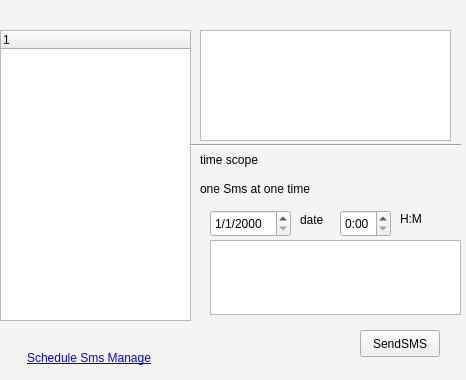
<ui version="4.0" >
 <class>ScheduleSMS</class>
 <widget class="QMainWindow" name="ScheduleSMS" >
  <property name="geometry" >
   <rect>
    <x>0</x>
    <y>0</y>
    <width>466</width>
    <height>380</height>
   </rect>
  </property>
  <property name="minimumSize" >
   <size>
    <width>448</width>
    <height>293</height>
   </size>
  </property>
  <property name="maximumSize" >
   <size>
    <width>800</width>
    <height>800</height>
   </size>
  </property>
  <property name="windowTitle" >
   <string>SendScheduleSMS</string>
  </property>
  <property name="styleSheet" >
   <string>QMainWindow {
 
background-color:rgb(246,243,243);

}</string>
  </property>
  <widget class="QWidget" name="centralwidget" >
   <widget class="QTreeWidget" name="view" >
    <property name="geometry" >
     <rect>
      <x>0</x>
      <y>30</y>
      <width>191</width>
      <height>291</height>
     </rect>
    </property>
    <property name="selectionMode" >
     <enum>QAbstractItemView::ExtendedSelection</enum>
    </property>
    <column>
     <property name="text" >
      <string>1</string>
     </property>
    </column>
   </widget>
   <widget class="QTextEdit" name="MsgEdit" >
    <property name="geometry" >
     <rect>
      <x>200</x>
      <y>30</y>
      <width>251</width>
      <height>111</height>
     </rect>
    </property>
    <property name="sizePolicy" >
     <sizepolicy vsizetype="Maximum" hsizetype="Expanding" >
      <horstretch>0</horstretch>
      <verstretch>0</verstretch>
     </sizepolicy>
    </property>
    <property name="maximumSize" >
     <size>
      <width>16777215</width>
      <height>16777215</height>
     </size>
    </property>
    <property name="tabChangesFocus" >
     <bool>false</bool>
    </property>
    <property name="acceptRichText" >
     <bool>false</bool>
    </property>
   </widget>
   <widget class="QPushButton" name="TB_Send" >
    <property name="geometry" >
     <rect>
      <x>360</x>
      <y>330</y>
      <width>80</width>
      <height>27</height>
     </rect>
    </property>
    <property name="text" >
     <string>SendSMS</string>
    </property>
   </widget>
   <widget class="QLabel" name="input_nm" >
    <property name="geometry" >
     <rect>
      <x>210</x>
      <y>10</y>
      <width>161</width>
      <height>18</height>
     </rect>
    </property>
    <property name="text" >
     <string/>
    </property>
   </widget>
   <widget class="QTextBrowser" name="MsgBrowser" >
    <property name="geometry" >
     <rect>
      <x>210</x>
      <y>240</y>
      <width>251</width>
      <height>75</height>
     </rect>
    </property>
   </widget>
   <widget class="Line" name="line" >
    <property name="geometry" >
     <rect>
      <x>190</x>
      <y>135</y>
      <width>271</width>
      <height>21</height>
     </rect>
    </property>
    <property name="orientation" >
     <enum>Qt::Horizontal</enum>
    </property>
   </widget>
   <widget class="QLabel" name="lb_choseUser" >
    <property name="geometry" >
     <rect>
      <x>10</x>
      <y>10</y>
      <width>231</width>
      <height>20</height>
     </rect>
    </property>
    <property name="text" >
     <string/>
    </property>
   </widget>
   <widget class="QLabel" name="label" >
    <property name="geometry" >
     <rect>
      <x>200</x>
      <y>180</y>
      <width>131</width>
      <height>18</height>
     </rect>
    </property>
    <property name="text" >
     <string>one Sms at one time</string>
    </property>
   </widget>
   <widget class="QLabel" name="Tiem_scope" >
    <property name="geometry" >
     <rect>
      <x>200</x>
      <y>150</y>
      <width>261</width>
      <height>20</height>
     </rect>
    </property>
    <property name="text" >
     <string>time scope</string>
    </property>
   </widget>
   <widget class="QDateEdit" name="dateEdit" >
    <property name="geometry" >
     <rect>
      <x>210</x>
      <y>210</y>
      <width>81</width>
      <height>27</height>
     </rect>
    </property>
    <property name="displayFormat" >
     <string>M/d/yyyy</string>
    </property>
    <property name="date" >
     <date>
      <year>2000</year>
      <month>1</month>
      <day>1</day>
     </date>
    </property>
   </widget>
   <widget class="QTimeEdit" name="timeEdit" >
    <property name="geometry" >
     <rect>
      <x>340</x>
      <y>210</y>
      <width>51</width>
      <height>27</height>
     </rect>
    </property>
    <property name="displayFormat" >
     <string>h:mm</string>
    </property>
   </widget>
   <widget class="QLabel" name="Schedule_Sms_Manage" >
    <property name="geometry" >
     <rect>
      <x>20</x>
      <y>350</y>
      <width>131</width>
      <height>17</height>
     </rect>
    </property>
    <property name="palette" >
     <palette>
      <active/>
      <inactive/>
      <disabled/>
     </palette>
    </property>
    <property name="font" >
     <font/>
    </property>
    <property name="layoutDirection" >
     <enum>Qt::RightToLeft</enum>
    </property>
    <property name="text" >
     <string>&lt;a href="http://www.libfetion.cn">Schedule Sms Manage&lt;/a></string>
    </property>
    <property name="alignment" >
     <set>Qt::AlignRight|Qt::AlignTrailing|Qt::AlignVCenter</set>
    </property>
   </widget>
   <widget class="QLabel" name="label_2" >
    <property name="geometry" >
     <rect>
      <x>300</x>
      <y>210</y>
      <width>31</width>
      <height>20</height>
     </rect>
    </property>
    <property name="text" >
     <string>date</string>
    </property>
   </widget>
   <widget class="QLabel" name="label_3" >
    <property name="geometry" >
     <rect>
      <x>400</x>
      <y>210</y>
      <width>41</width>
      <height>18</height>
     </rect>
    </property>
    <property name="text" >
     <string>H:M</string>
    </property>
   </widget>
  </widget>
 </widget>
 <resources/>
 <connections/>
</ui>
